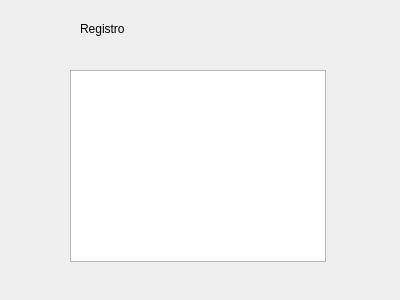
<?xml version="1.0" encoding="UTF-8"?>
<ui version="4.0">
 <class>Form</class>
 <widget class="QWidget" name="Form">
  <property name="geometry">
   <rect>
    <x>0</x>
    <y>0</y>
    <width>400</width>
    <height>300</height>
   </rect>
  </property>
  <property name="windowTitle">
   <string>Form</string>
  </property>
  <widget class="QTextBrowser" name="textBrowser">
   <property name="geometry">
    <rect>
     <x>70</x>
     <y>70</y>
     <width>256</width>
     <height>192</height>
    </rect>
   </property>
  </widget>
  <widget class="QLabel" name="label">
   <property name="geometry">
    <rect>
     <x>80</x>
     <y>20</y>
     <width>59</width>
     <height>18</height>
    </rect>
   </property>
   <property name="text">
    <string>Registro</string>
   </property>
  </widget>
 </widget>
 <resources/>
 <connections/>
</ui>
